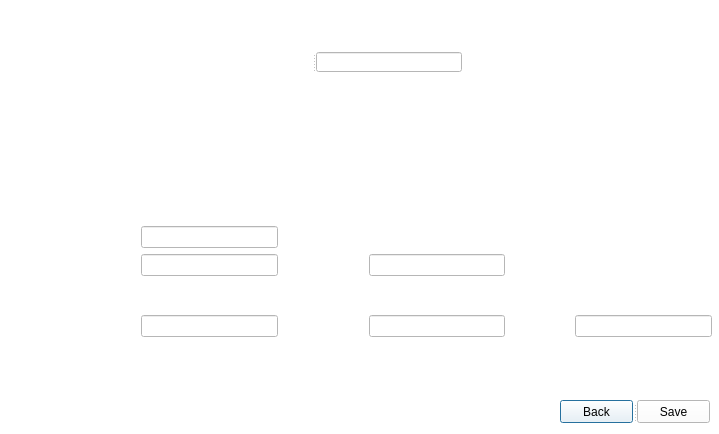
<?xml version="1.0" encoding="UTF-8"?>
<ui version="4.0">
 <class>Patrol</class>
 <widget class="QDialog" name="Patrol">
  <property name="geometry">
   <rect>
    <x>0</x>
    <y>0</y>
    <width>719</width>
    <height>434</height>
   </rect>
  </property>
  <property name="palette">
   <palette>
    <active>
     <colorrole role="WindowText">
      <brush brushstyle="SolidPattern">
       <color alpha="255">
        <red>0</red>
        <green>0</green>
        <blue>0</blue>
       </color>
      </brush>
     </colorrole>
     <colorrole role="Button">
      <brush brushstyle="SolidPattern">
       <color alpha="255">
        <red>255</red>
        <green>255</green>
        <blue>255</blue>
       </color>
      </brush>
     </colorrole>
     <colorrole role="Light">
      <brush brushstyle="SolidPattern">
       <color alpha="255">
        <red>255</red>
        <green>255</green>
        <blue>255</blue>
       </color>
      </brush>
     </colorrole>
     <colorrole role="Midlight">
      <brush brushstyle="SolidPattern">
       <color alpha="255">
        <red>255</red>
        <green>255</green>
        <blue>255</blue>
       </color>
      </brush>
     </colorrole>
     <colorrole role="Dark">
      <brush brushstyle="SolidPattern">
       <color alpha="255">
        <red>127</red>
        <green>127</green>
        <blue>127</blue>
       </color>
      </brush>
     </colorrole>
     <colorrole role="Mid">
      <brush brushstyle="SolidPattern">
       <color alpha="255">
        <red>170</red>
        <green>170</green>
        <blue>170</blue>
       </color>
      </brush>
     </colorrole>
     <colorrole role="Text">
      <brush brushstyle="SolidPattern">
       <color alpha="255">
        <red>0</red>
        <green>0</green>
        <blue>0</blue>
       </color>
      </brush>
     </colorrole>
     <colorrole role="BrightText">
      <brush brushstyle="SolidPattern">
       <color alpha="255">
        <red>255</red>
        <green>255</green>
        <blue>255</blue>
       </color>
      </brush>
     </colorrole>
     <colorrole role="ButtonText">
      <brush brushstyle="SolidPattern">
       <color alpha="255">
        <red>0</red>
        <green>0</green>
        <blue>0</blue>
       </color>
      </brush>
     </colorrole>
     <colorrole role="Base">
      <brush brushstyle="SolidPattern">
       <color alpha="255">
        <red>255</red>
        <green>255</green>
        <blue>255</blue>
       </color>
      </brush>
     </colorrole>
     <colorrole role="Window">
      <brush brushstyle="SolidPattern">
       <color alpha="255">
        <red>255</red>
        <green>255</green>
        <blue>255</blue>
       </color>
      </brush>
     </colorrole>
     <colorrole role="Shadow">
      <brush brushstyle="SolidPattern">
       <color alpha="255">
        <red>0</red>
        <green>0</green>
        <blue>0</blue>
       </color>
      </brush>
     </colorrole>
     <colorrole role="AlternateBase">
      <brush brushstyle="SolidPattern">
       <color alpha="255">
        <red>255</red>
        <green>255</green>
        <blue>255</blue>
       </color>
      </brush>
     </colorrole>
     <colorrole role="ToolTipBase">
      <brush brushstyle="SolidPattern">
       <color alpha="255">
        <red>255</red>
        <green>255</green>
        <blue>220</blue>
       </color>
      </brush>
     </colorrole>
     <colorrole role="ToolTipText">
      <brush brushstyle="SolidPattern">
       <color alpha="255">
        <red>0</red>
        <green>0</green>
        <blue>0</blue>
       </color>
      </brush>
     </colorrole>
    </active>
    <inactive>
     <colorrole role="WindowText">
      <brush brushstyle="SolidPattern">
       <color alpha="255">
        <red>0</red>
        <green>0</green>
        <blue>0</blue>
       </color>
      </brush>
     </colorrole>
     <colorrole role="Button">
      <brush brushstyle="SolidPattern">
       <color alpha="255">
        <red>255</red>
        <green>255</green>
        <blue>255</blue>
       </color>
      </brush>
     </colorrole>
     <colorrole role="Light">
      <brush brushstyle="SolidPattern">
       <color alpha="255">
        <red>255</red>
        <green>255</green>
        <blue>255</blue>
       </color>
      </brush>
     </colorrole>
     <colorrole role="Midlight">
      <brush brushstyle="SolidPattern">
       <color alpha="255">
        <red>255</red>
        <green>255</green>
        <blue>255</blue>
       </color>
      </brush>
     </colorrole>
     <colorrole role="Dark">
      <brush brushstyle="SolidPattern">
       <color alpha="255">
        <red>127</red>
        <green>127</green>
        <blue>127</blue>
       </color>
      </brush>
     </colorrole>
     <colorrole role="Mid">
      <brush brushstyle="SolidPattern">
       <color alpha="255">
        <red>170</red>
        <green>170</green>
        <blue>170</blue>
       </color>
      </brush>
     </colorrole>
     <colorrole role="Text">
      <brush brushstyle="SolidPattern">
       <color alpha="255">
        <red>0</red>
        <green>0</green>
        <blue>0</blue>
       </color>
      </brush>
     </colorrole>
     <colorrole role="BrightText">
      <brush brushstyle="SolidPattern">
       <color alpha="255">
        <red>255</red>
        <green>255</green>
        <blue>255</blue>
       </color>
      </brush>
     </colorrole>
     <colorrole role="ButtonText">
      <brush brushstyle="SolidPattern">
       <color alpha="255">
        <red>0</red>
        <green>0</green>
        <blue>0</blue>
       </color>
      </brush>
     </colorrole>
     <colorrole role="Base">
      <brush brushstyle="SolidPattern">
       <color alpha="255">
        <red>255</red>
        <green>255</green>
        <blue>255</blue>
       </color>
      </brush>
     </colorrole>
     <colorrole role="Window">
      <brush brushstyle="SolidPattern">
       <color alpha="255">
        <red>255</red>
        <green>255</green>
        <blue>255</blue>
       </color>
      </brush>
     </colorrole>
     <colorrole role="Shadow">
      <brush brushstyle="SolidPattern">
       <color alpha="255">
        <red>0</red>
        <green>0</green>
        <blue>0</blue>
       </color>
      </brush>
     </colorrole>
     <colorrole role="AlternateBase">
      <brush brushstyle="SolidPattern">
       <color alpha="255">
        <red>255</red>
        <green>255</green>
        <blue>255</blue>
       </color>
      </brush>
     </colorrole>
     <colorrole role="ToolTipBase">
      <brush brushstyle="SolidPattern">
       <color alpha="255">
        <red>255</red>
        <green>255</green>
        <blue>220</blue>
       </color>
      </brush>
     </colorrole>
     <colorrole role="ToolTipText">
      <brush brushstyle="SolidPattern">
       <color alpha="255">
        <red>0</red>
        <green>0</green>
        <blue>0</blue>
       </color>
      </brush>
     </colorrole>
    </inactive>
    <disabled>
     <colorrole role="WindowText">
      <brush brushstyle="SolidPattern">
       <color alpha="255">
        <red>127</red>
        <green>127</green>
        <blue>127</blue>
       </color>
      </brush>
     </colorrole>
     <colorrole role="Button">
      <brush brushstyle="SolidPattern">
       <color alpha="255">
        <red>255</red>
        <green>255</green>
        <blue>255</blue>
       </color>
      </brush>
     </colorrole>
     <colorrole role="Light">
      <brush brushstyle="SolidPattern">
       <color alpha="255">
        <red>255</red>
        <green>255</green>
        <blue>255</blue>
       </color>
      </brush>
     </colorrole>
     <colorrole role="Midlight">
      <brush brushstyle="SolidPattern">
       <color alpha="255">
        <red>255</red>
        <green>255</green>
        <blue>255</blue>
       </color>
      </brush>
     </colorrole>
     <colorrole role="Dark">
      <brush brushstyle="SolidPattern">
       <color alpha="255">
        <red>127</red>
        <green>127</green>
        <blue>127</blue>
       </color>
      </brush>
     </colorrole>
     <colorrole role="Mid">
      <brush brushstyle="SolidPattern">
       <color alpha="255">
        <red>170</red>
        <green>170</green>
        <blue>170</blue>
       </color>
      </brush>
     </colorrole>
     <colorrole role="Text">
      <brush brushstyle="SolidPattern">
       <color alpha="255">
        <red>127</red>
        <green>127</green>
        <blue>127</blue>
       </color>
      </brush>
     </colorrole>
     <colorrole role="BrightText">
      <brush brushstyle="SolidPattern">
       <color alpha="255">
        <red>255</red>
        <green>255</green>
        <blue>255</blue>
       </color>
      </brush>
     </colorrole>
     <colorrole role="ButtonText">
      <brush brushstyle="SolidPattern">
       <color alpha="255">
        <red>127</red>
        <green>127</green>
        <blue>127</blue>
       </color>
      </brush>
     </colorrole>
     <colorrole role="Base">
      <brush brushstyle="SolidPattern">
       <color alpha="255">
        <red>255</red>
        <green>255</green>
        <blue>255</blue>
       </color>
      </brush>
     </colorrole>
     <colorrole role="Window">
      <brush brushstyle="SolidPattern">
       <color alpha="255">
        <red>255</red>
        <green>255</green>
        <blue>255</blue>
       </color>
      </brush>
     </colorrole>
     <colorrole role="Shadow">
      <brush brushstyle="SolidPattern">
       <color alpha="255">
        <red>0</red>
        <green>0</green>
        <blue>0</blue>
       </color>
      </brush>
     </colorrole>
     <colorrole role="AlternateBase">
      <brush brushstyle="SolidPattern">
       <color alpha="255">
        <red>255</red>
        <green>255</green>
        <blue>255</blue>
       </color>
      </brush>
     </colorrole>
     <colorrole role="ToolTipBase">
      <brush brushstyle="SolidPattern">
       <color alpha="255">
        <red>255</red>
        <green>255</green>
        <blue>220</blue>
       </color>
      </brush>
     </colorrole>
     <colorrole role="ToolTipText">
      <brush brushstyle="SolidPattern">
       <color alpha="255">
        <red>0</red>
        <green>0</green>
        <blue>0</blue>
       </color>
      </brush>
     </colorrole>
    </disabled>
   </palette>
  </property>
  <property name="windowTitle">
   <string>Dialog</string>
  </property>
  <property name="styleSheet">
   <string notr="true">Patrol{
background-image:url(:/new/photos/court/police.jpg)
}</string>
  </property>
  <widget class="QLabel" name="label_22">
   <property name="geometry">
    <rect>
     <x>270</x>
     <y>0</y>
     <width>171</width>
     <height>31</height>
    </rect>
   </property>
   <property name="palette">
    <palette>
     <active>
      <colorrole role="WindowText">
       <brush brushstyle="SolidPattern">
        <color alpha="255">
         <red>255</red>
         <green>255</green>
         <blue>255</blue>
        </color>
       </brush>
      </colorrole>
     </active>
     <inactive>
      <colorrole role="WindowText">
       <brush brushstyle="SolidPattern">
        <color alpha="255">
         <red>255</red>
         <green>255</green>
         <blue>255</blue>
        </color>
       </brush>
      </colorrole>
     </inactive>
     <disabled>
      <colorrole role="WindowText">
       <brush brushstyle="SolidPattern">
        <color alpha="255">
         <red>127</red>
         <green>127</green>
         <blue>127</blue>
        </color>
       </brush>
      </colorrole>
     </disabled>
    </palette>
   </property>
   <property name="font">
    <font>
     <pointsize>16</pointsize>
    </font>
   </property>
   <property name="text">
    <string>Patrol Case</string>
   </property>
  </widget>
  <widget class="QLabel" name="label_14">
   <property name="geometry">
    <rect>
     <x>260</x>
     <y>150</y>
     <width>241</width>
     <height>16</height>
    </rect>
   </property>
   <property name="palette">
    <palette>
     <active>
      <colorrole role="WindowText">
       <brush brushstyle="SolidPattern">
        <color alpha="255">
         <red>255</red>
         <green>255</green>
         <blue>255</blue>
        </color>
       </brush>
      </colorrole>
     </active>
     <inactive>
      <colorrole role="WindowText">
       <brush brushstyle="SolidPattern">
        <color alpha="255">
         <red>255</red>
         <green>255</green>
         <blue>255</blue>
        </color>
       </brush>
      </colorrole>
     </inactive>
     <disabled>
      <colorrole role="WindowText">
       <brush brushstyle="SolidPattern">
        <color alpha="255">
         <red>127</red>
         <green>127</green>
         <blue>127</blue>
        </color>
       </brush>
      </colorrole>
     </disabled>
    </palette>
   </property>
   <property name="font">
    <font>
     <pointsize>14</pointsize>
    </font>
   </property>
   <property name="text">
    <string>Area Information </string>
   </property>
  </widget>
  <widget class="QSplitter" name="splitter">
   <property name="geometry">
    <rect>
     <x>560</x>
     <y>400</y>
     <width>150</width>
     <height>23</height>
    </rect>
   </property>
   <property name="orientation">
    <enum>Qt::Horizontal</enum>
   </property>
   <widget class="QPushButton" name="pushButton_2">
    <property name="text">
     <string>Back</string>
    </property>
   </widget>
   <widget class="QPushButton" name="save">
    <property name="text">
     <string>Save</string>
    </property>
   </widget>
  </widget>
  <widget class="QWidget" name="">
   <property name="geometry">
    <rect>
     <x>53</x>
     <y>226</y>
     <width>659</width>
     <height>111</height>
    </rect>
   </property>
   <layout class="QGridLayout" name="gridLayout_2">
    <item row="0" column="0">
     <widget class="QLabel" name="label_9">
      <property name="palette">
       <palette>
        <active>
         <colorrole role="WindowText">
          <brush brushstyle="SolidPattern">
           <color alpha="255">
            <red>255</red>
            <green>255</green>
            <blue>255</blue>
           </color>
          </brush>
         </colorrole>
        </active>
        <inactive>
         <colorrole role="WindowText">
          <brush brushstyle="SolidPattern">
           <color alpha="255">
            <red>255</red>
            <green>255</green>
            <blue>255</blue>
           </color>
          </brush>
         </colorrole>
        </inactive>
        <disabled>
         <colorrole role="WindowText">
          <brush brushstyle="SolidPattern">
           <color alpha="255">
            <red>120</red>
            <green>120</green>
            <blue>120</blue>
           </color>
          </brush>
         </colorrole>
        </disabled>
       </palette>
      </property>
      <property name="font">
       <font>
        <pointsize>10</pointsize>
       </font>
      </property>
      <property name="text">
       <string>Loc.Name:</string>
      </property>
     </widget>
    </item>
    <item row="0" column="1">
     <widget class="QLineEdit" name="location_name"/>
    </item>
    <item row="1" column="0">
     <widget class="QLabel" name="label_10">
      <property name="palette">
       <palette>
        <active>
         <colorrole role="WindowText">
          <brush brushstyle="SolidPattern">
           <color alpha="255">
            <red>255</red>
            <green>255</green>
            <blue>255</blue>
           </color>
          </brush>
         </colorrole>
        </active>
        <inactive>
         <colorrole role="WindowText">
          <brush brushstyle="SolidPattern">
           <color alpha="255">
            <red>255</red>
            <green>255</green>
            <blue>255</blue>
           </color>
          </brush>
         </colorrole>
        </inactive>
        <disabled>
         <colorrole role="WindowText">
          <brush brushstyle="SolidPattern">
           <color alpha="255">
            <red>120</red>
            <green>120</green>
            <blue>120</blue>
           </color>
          </brush>
         </colorrole>
        </disabled>
       </palette>
      </property>
      <property name="font">
       <font>
        <pointsize>10</pointsize>
       </font>
      </property>
      <property name="text">
       <string>Loc.Add:</string>
      </property>
     </widget>
    </item>
    <item row="1" column="1">
     <widget class="QLineEdit" name="location_add"/>
    </item>
    <item row="1" column="2">
     <widget class="QLabel" name="label_11">
      <property name="palette">
       <palette>
        <active>
         <colorrole role="WindowText">
          <brush brushstyle="SolidPattern">
           <color alpha="255">
            <red>255</red>
            <green>255</green>
            <blue>255</blue>
           </color>
          </brush>
         </colorrole>
        </active>
        <inactive>
         <colorrole role="WindowText">
          <brush brushstyle="SolidPattern">
           <color alpha="255">
            <red>255</red>
            <green>255</green>
            <blue>255</blue>
           </color>
          </brush>
         </colorrole>
        </inactive>
        <disabled>
         <colorrole role="WindowText">
          <brush brushstyle="SolidPattern">
           <color alpha="255">
            <red>120</red>
            <green>120</green>
            <blue>120</blue>
           </color>
          </brush>
         </colorrole>
        </disabled>
       </palette>
      </property>
      <property name="font">
       <font>
        <pointsize>10</pointsize>
       </font>
      </property>
      <property name="text">
       <string>City:</string>
      </property>
     </widget>
    </item>
    <item row="1" column="3">
     <widget class="QLineEdit" name="city"/>
    </item>
    <item row="2" column="1">
     <widget class="QLabel" name="label_3">
      <property name="palette">
       <palette>
        <active>
         <colorrole role="WindowText">
          <brush brushstyle="SolidPattern">
           <color alpha="255">
            <red>255</red>
            <green>255</green>
            <blue>255</blue>
           </color>
          </brush>
         </colorrole>
        </active>
        <inactive>
         <colorrole role="WindowText">
          <brush brushstyle="SolidPattern">
           <color alpha="255">
            <red>255</red>
            <green>255</green>
            <blue>255</blue>
           </color>
          </brush>
         </colorrole>
        </inactive>
        <disabled>
         <colorrole role="WindowText">
          <brush brushstyle="SolidPattern">
           <color alpha="255">
            <red>120</red>
            <green>120</green>
            <blue>120</blue>
           </color>
          </brush>
         </colorrole>
        </disabled>
       </palette>
      </property>
      <property name="font">
       <font>
        <pointsize>10</pointsize>
       </font>
      </property>
      <property name="text">
       <string>format(dd-mm-yy)</string>
      </property>
     </widget>
    </item>
    <item row="2" column="3">
     <widget class="QLabel" name="label_4">
      <property name="palette">
       <palette>
        <active>
         <colorrole role="WindowText">
          <brush brushstyle="SolidPattern">
           <color alpha="255">
            <red>255</red>
            <green>255</green>
            <blue>255</blue>
           </color>
          </brush>
         </colorrole>
        </active>
        <inactive>
         <colorrole role="WindowText">
          <brush brushstyle="SolidPattern">
           <color alpha="255">
            <red>255</red>
            <green>255</green>
            <blue>255</blue>
           </color>
          </brush>
         </colorrole>
        </inactive>
        <disabled>
         <colorrole role="WindowText">
          <brush brushstyle="SolidPattern">
           <color alpha="255">
            <red>120</red>
            <green>120</green>
            <blue>120</blue>
           </color>
          </brush>
         </colorrole>
        </disabled>
       </palette>
      </property>
      <property name="font">
       <font>
        <pointsize>10</pointsize>
       </font>
      </property>
      <property name="text">
       <string>format(hh-mm)</string>
      </property>
     </widget>
    </item>
    <item row="3" column="0">
     <widget class="QLabel" name="label_12">
      <property name="palette">
       <palette>
        <active>
         <colorrole role="WindowText">
          <brush brushstyle="SolidPattern">
           <color alpha="255">
            <red>255</red>
            <green>255</green>
            <blue>255</blue>
           </color>
          </brush>
         </colorrole>
        </active>
        <inactive>
         <colorrole role="WindowText">
          <brush brushstyle="SolidPattern">
           <color alpha="255">
            <red>255</red>
            <green>255</green>
            <blue>255</blue>
           </color>
          </brush>
         </colorrole>
        </inactive>
        <disabled>
         <colorrole role="WindowText">
          <brush brushstyle="SolidPattern">
           <color alpha="255">
            <red>120</red>
            <green>120</green>
            <blue>120</blue>
           </color>
          </brush>
         </colorrole>
        </disabled>
       </palette>
      </property>
      <property name="font">
       <font>
        <pointsize>10</pointsize>
       </font>
      </property>
      <property name="text">
       <string>Date to patrol:</string>
      </property>
     </widget>
    </item>
    <item row="3" column="1">
     <widget class="QLineEdit" name="date"/>
    </item>
    <item row="3" column="2">
     <widget class="QLabel" name="label_13">
      <property name="palette">
       <palette>
        <active>
         <colorrole role="WindowText">
          <brush brushstyle="SolidPattern">
           <color alpha="255">
            <red>255</red>
            <green>255</green>
            <blue>255</blue>
           </color>
          </brush>
         </colorrole>
        </active>
        <inactive>
         <colorrole role="WindowText">
          <brush brushstyle="SolidPattern">
           <color alpha="255">
            <red>255</red>
            <green>255</green>
            <blue>255</blue>
           </color>
          </brush>
         </colorrole>
        </inactive>
        <disabled>
         <colorrole role="WindowText">
          <brush brushstyle="SolidPattern">
           <color alpha="255">
            <red>120</red>
            <green>120</green>
            <blue>120</blue>
           </color>
          </brush>
         </colorrole>
        </disabled>
       </palette>
      </property>
      <property name="font">
       <font>
        <pointsize>10</pointsize>
       </font>
      </property>
      <property name="text">
       <string>From (Time): </string>
      </property>
     </widget>
    </item>
    <item row="3" column="3">
     <widget class="QLineEdit" name="time"/>
    </item>
    <item row="3" column="4">
     <widget class="QLabel" name="label_7">
      <property name="palette">
       <palette>
        <active>
         <colorrole role="WindowText">
          <brush brushstyle="SolidPattern">
           <color alpha="255">
            <red>255</red>
            <green>255</green>
            <blue>255</blue>
           </color>
          </brush>
         </colorrole>
        </active>
        <inactive>
         <colorrole role="WindowText">
          <brush brushstyle="SolidPattern">
           <color alpha="255">
            <red>255</red>
            <green>255</green>
            <blue>255</blue>
           </color>
          </brush>
         </colorrole>
        </inactive>
        <disabled>
         <colorrole role="WindowText">
          <brush brushstyle="SolidPattern">
           <color alpha="255">
            <red>120</red>
            <green>120</green>
            <blue>120</blue>
           </color>
          </brush>
         </colorrole>
        </disabled>
       </palette>
      </property>
      <property name="font">
       <font>
        <pointsize>10</pointsize>
       </font>
      </property>
      <property name="text">
       <string>To (Time):</string>
      </property>
     </widget>
    </item>
    <item row="3" column="5">
     <widget class="QLineEdit" name="time_to"/>
    </item>
   </layout>
  </widget>
  <widget class="QSplitter" name="splitter_2">
   <property name="geometry">
    <rect>
     <x>231</x>
     <y>52</y>
     <width>231</width>
     <height>20</height>
    </rect>
   </property>
   <property name="orientation">
    <enum>Qt::Horizontal</enum>
   </property>
   <widget class="QLabel" name="label">
    <property name="palette">
     <palette>
      <active>
       <colorrole role="WindowText">
        <brush brushstyle="SolidPattern">
         <color alpha="255">
          <red>255</red>
          <green>255</green>
          <blue>255</blue>
         </color>
        </brush>
       </colorrole>
      </active>
      <inactive>
       <colorrole role="WindowText">
        <brush brushstyle="SolidPattern">
         <color alpha="255">
          <red>255</red>
          <green>255</green>
          <blue>255</blue>
         </color>
        </brush>
       </colorrole>
      </inactive>
      <disabled>
       <colorrole role="WindowText">
        <brush brushstyle="SolidPattern">
         <color alpha="255">
          <red>120</red>
          <green>120</green>
          <blue>120</blue>
         </color>
        </brush>
       </colorrole>
      </disabled>
     </palette>
    </property>
    <property name="font">
     <font>
      <pointsize>10</pointsize>
     </font>
    </property>
    <property name="text">
     <string>Batch NO:</string>
    </property>
   </widget>
   <widget class="QLineEdit" name="batch_no"/>
  </widget>
 </widget>
 <resources/>
 <connections/>
</ui>
